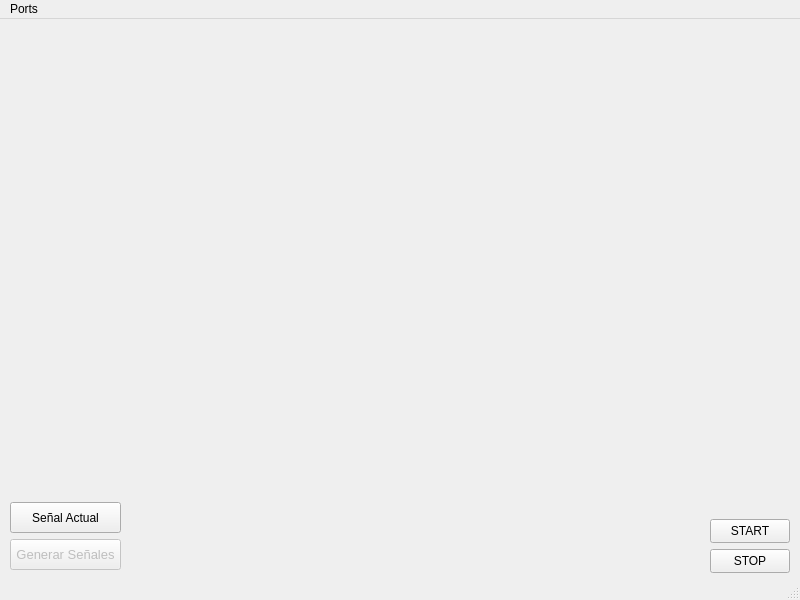
<?xml version="1.0" encoding="UTF-8"?>
<ui version="4.0">
 <class>MainWindow</class>
 <widget class="QMainWindow" name="MainWindow">
  <property name="enabled">
   <bool>true</bool>
  </property>
  <property name="geometry">
   <rect>
    <x>0</x>
    <y>0</y>
    <width>800</width>
    <height>600</height>
   </rect>
  </property>
  <property name="windowTitle">
   <string>MainWindow</string>
  </property>
  <property name="styleSheet">
   <string notr="true">background: &quot;#485665&quot;</string>
  </property>
  <widget class="QWidget" name="centralwidget">
   <widget class="QPushButton" name="buttonSignals">
    <property name="enabled">
     <bool>false</bool>
    </property>
    <property name="geometry">
     <rect>
      <x>10</x>
      <y>520</y>
      <width>111</width>
      <height>31</height>
     </rect>
    </property>
    <property name="font">
     <font>
      <pointsize>10</pointsize>
     </font>
    </property>
    <property name="styleSheet">
     <string notr="true">background:&quot;#8e7c93&quot;;
color:&quot;white&quot;</string>
    </property>
    <property name="text">
     <string>Generar Señales</string>
    </property>
   </widget>
   <widget class="QPushButton" name="pushButtonSTART">
    <property name="enabled">
     <bool>true</bool>
    </property>
    <property name="geometry">
     <rect>
      <x>710</x>
      <y>500</y>
      <width>80</width>
      <height>24</height>
     </rect>
    </property>
    <property name="styleSheet">
     <string notr="true">background:&quot;#8e7c93&quot;;
color:&quot;white&quot;</string>
    </property>
    <property name="text">
     <string>START</string>
    </property>
   </widget>
   <widget class="QPushButton" name="pushButtonSTOP">
    <property name="enabled">
     <bool>true</bool>
    </property>
    <property name="geometry">
     <rect>
      <x>710</x>
      <y>530</y>
      <width>80</width>
      <height>24</height>
     </rect>
    </property>
    <property name="styleSheet">
     <string notr="true">background:&quot;#8e7c93&quot;;
color:&quot;white&quot;</string>
    </property>
    <property name="text">
     <string>STOP</string>
    </property>
   </widget>
   <widget class="QPushButton" name="pushButtonCurrent">
    <property name="enabled">
     <bool>true</bool>
    </property>
    <property name="geometry">
     <rect>
      <x>10</x>
      <y>483</y>
      <width>111</width>
      <height>31</height>
     </rect>
    </property>
    <property name="styleSheet">
     <string notr="true">background:&quot;#8e7c93&quot;;
color:&quot;white&quot;</string>
    </property>
    <property name="text">
     <string>Señal Actual</string>
    </property>
   </widget>
   <widget class="Canvas" name="widget" native="true">
    <property name="geometry">
     <rect>
      <x>20</x>
      <y>100</y>
      <width>761</width>
      <height>211</height>
     </rect>
    </property>
    <property name="styleSheet">
     <string notr="true">background:&quot;#4E6671&quot;</string>
    </property>
   </widget>
  </widget>
  <widget class="QMenuBar" name="menubar">
   <property name="geometry">
    <rect>
     <x>0</x>
     <y>0</y>
     <width>800</width>
     <height>21</height>
    </rect>
   </property>
   <property name="styleSheet">
    <string notr="true">color:&quot;white&quot;</string>
   </property>
   <widget class="QMenu" name="menuPorts">
    <property name="enabled">
     <bool>true</bool>
    </property>
    <property name="styleSheet">
     <string notr="true">color:&quot;white&quot;</string>
    </property>
    <property name="title">
     <string>Ports</string>
    </property>
   </widget>
   <addaction name="menuPorts"/>
  </widget>
  <widget class="QStatusBar" name="statusbar"/>
 </widget>
 <customwidgets>
  <customwidget>
   <class>Canvas</class>
   <extends>QWidget</extends>
   <header location="global">canvas.h</header>
   <container>1</container>
  </customwidget>
 </customwidgets>
 <resources/>
 <connections/>
</ui>
